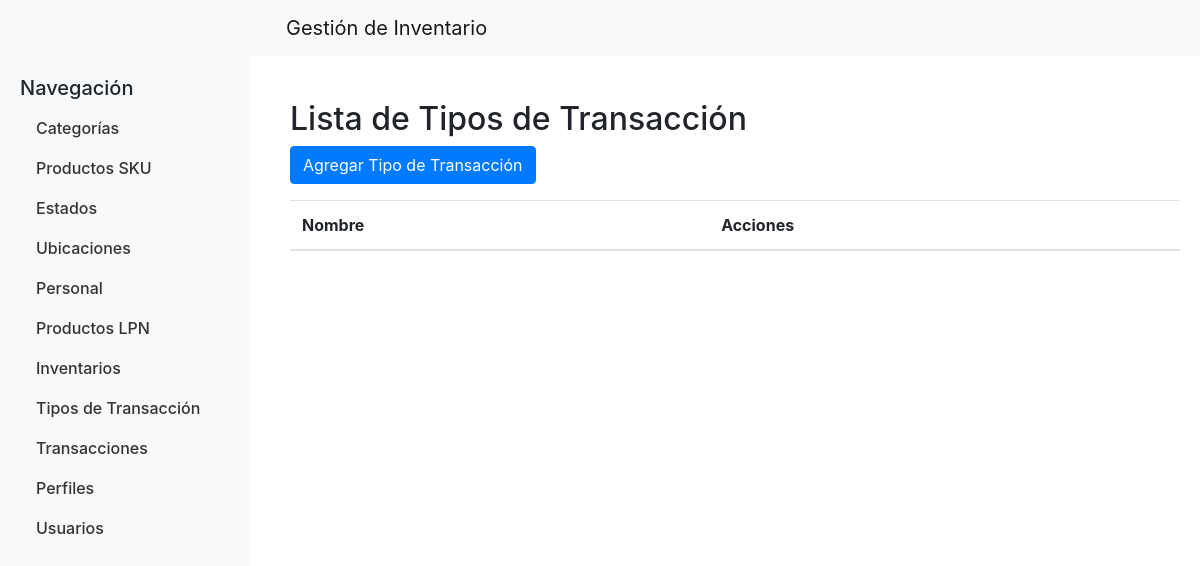
The app's page /tipos_transaccion/ (signed in), older data.
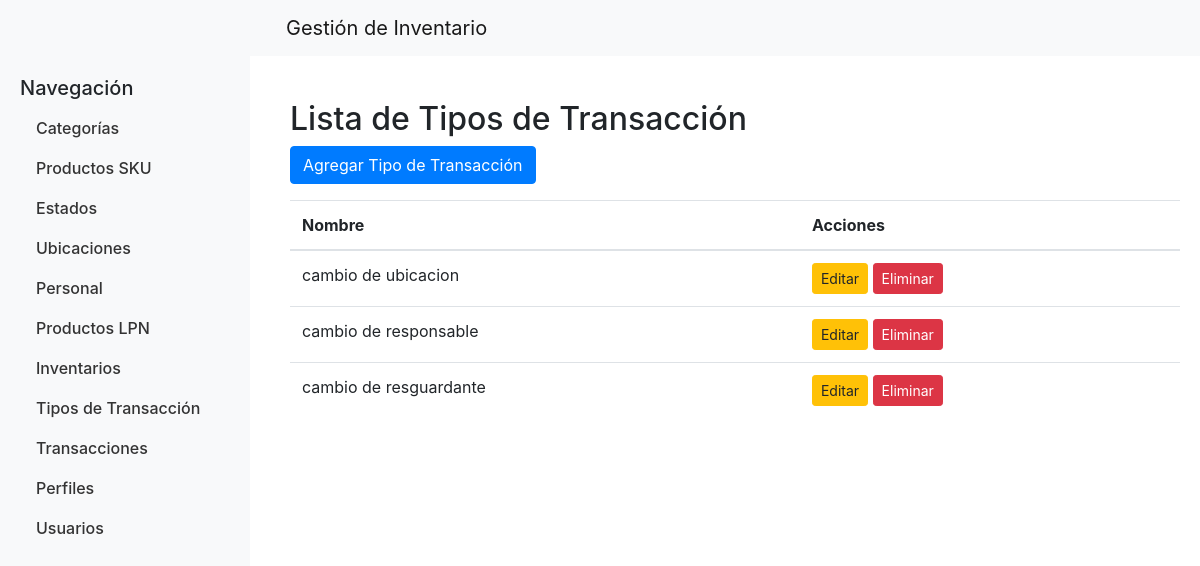
The same page, newer data.
### productos/models.py (models this page shows, shortened)
class TipoTransaccion(models.Model):
    id_tipo_transaccion = models.AutoField(primary_key=True)
    descripcion = models.CharField(max_length=100)
    class Meta:
        db_table = 'tipo_transaccion'

### productos/views.py (the view)
# urls.py: path('tipos_transaccion/', tipo_transaccion_list, name='tipo_transaccion_list'),
@login_required
def tipo_transaccion_list(request):
    tipos_transaccion = TipoTransaccion.objects.all()
    return render(request, 'tipo_transaccion_list.html', {'tipos_transaccion': tipos_transaccion})

### productos/templates/tipo_transaccion_list.html (shortened to what this page needs)
{% extends 'base.html' %}
{% block content %}
<h2>Lista de Tipos de Transacción</h2>
<a href="{% url 'tipo_transaccion_create' %}" class="btn btn-primary mb-3">Agregar Tipo de Transacción</a>
<table class="table">
    <thead>
        <tr>
            <th>Nombre</th>
            <th>Acciones</th>
        </tr>
    </thead>
    <tbody>
        {% for tipo_transaccion in tipos_transaccion %}
        <tr>
            <td>{{ tipo_transaccion.descripcion }}</td>
            <td>
                <a href="{% url 'tipo_transaccion_update' tipo_transaccion.id_tipo_transaccion %}" class="btn btn-warning btn-sm">Editar</a>
                <a href="{% url 'tipo_transaccion_delete' tipo_transaccion.id_tipo_transaccion %}" class="btn btn-danger btn-sm">Eliminar</a>
            </td>
        </tr>
        {% endfor %}
    </tbody>
</table>
{% endblock %}

Row changes from the older to the newer data that the page shows:
added TipoTransaccion: descripcion "cambio de ubicacion"
added TipoTransaccion: descripcion "cambio de responsable"
added TipoTransaccion: descripcion "cambio de resguardante"
